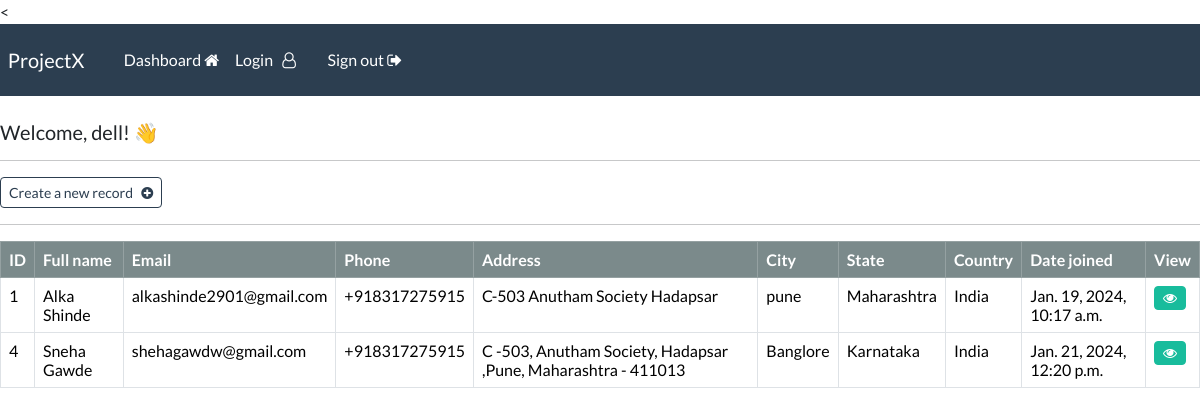
The page /dashboard (signed in) on the database its author committed.
### webapp/models.py (models this page shows, shortened)
class Record(models.Model):
    creation_date = models.DateTimeField(auto_now_add=True)
    first_name = models.CharField(max_length=100)
    last_name = models.CharField(max_length=100)
    email = models.CharField(max_length=255)
    phone = models.CharField(max_length=20)
    address = models.CharField(max_length=300)
    city = models.CharField(max_length=255)
    state = models.CharField(max_length=200)
    country = models.CharField(max_length=135)

### webapp/views.py (the view)
# urls.py: path('dashboard',views.dashboard, name="dashboard"),
@login_required (login_url="my-login")
def dashboard(request):
        my_records = Record.objects.all()
        context = {'records': my_records}
        return render(request,'webapp/dashboard.html' , context=context)

### webapp/templates/webapp/dashboard.html (shortened to what this page needs)
{% extends 'webapp/base.html' %}
{% block content %}
    <h5> Welcome, {{user}}! 👋 </h5>
    <hr>
    <a class="btn btn-outline-primary btn-sm" href="{% url 'create-record' %}">
        Create a new record &nbsp; <i class="fa fa-plus-circle" aria-hidden="true"></i>
    </a>
    <hr>
    <table class="table table-hover table-bordered">
        <thead class="table-dark">
            <tr>
                <th scope="col"> ID </th>
                <th scope="col"> Full name </th>
                <th scope="col"> Email </th>
                <th scope="col"> Phone </th>
                <th scope="col"> Address </th>
                <th scope="col"> City </th>
                <th scope="col"> State </th>
                <th scope="col"> Country </th>
                <th scope="col"> Date joined </th>
                <th scope="col"> View </th>
            </tr>
        </thead>
        <tbody>
        {% if records %}
            {% for record in records %}
            <tr>
                <td> {{record.id}} </td>
                <td> {{record.first_name}}  {{record.last_name}} </td>
                <td> {{record.email}} </td>
                <td> {{record.phone}} </td>
                <td> {{record.address}} </td>
                <td> {{record.city}} </td>
                <td> {{record.state}} </td>
                <td> {{record.country}} </td>
                <td> {{record.creation_date}} </td>
                <td> <a class="btn btn-success btn-sm" href="{% url 'record' record.id %}"> <i class="fa fa-eye" aria-hidden="true"></i> </a> </td>
            </tr>
            {% endfor %}
        {% endif %}
        </tbody>
    </table>
{% endblock %}

### webapp/templates/webapp/base.html (shortened to what this page needs)
{%load static%}
<<!DOCTYPE html>
<html>
    <head>
        <link rel="stylesheet" type ="text/css" href="https://bootswatch.com/5/flatly/bootstrap.min.css">
        <link rel="stylesheet" href="https://cdnjs.cloudflare.com/ajax/libs/font-awesome/4.7.0/css/font-awesome.min.css">
        <link rel="stylesheet" type ="text/css" href="{% static 'css/style.css' %}">
    </head>
    <body>
     {% include 'webapp/navbar.html'%}
<div class="contaier">
<br>
         {%block content%}
         {% endblock %}
</div>
    </body>
</html>

### webapp/templates/webapp/navbar.html (shortened to what this page needs)
<nav class="navbar navbar-expand-lg navbar-dark bg-primary justify-content-center">
  <a class="navbar-brand main-heading" href="{% url 'create-record' %}">
    &nbsp; ProjectX
  </a>
    <div class="collapse navbar-collapse text-center" id="navbarNavDropdown">
      <ul class="navbar-nav mr-auto">
        {% if user.is_authenticated %}
          <li class="nav-item">
            <a class="nav-link" href="{% url 'dashboard' %}"> Dashboard  <i class="fa fa-home" aria-hidden="true"></i> </a>
          </li>
<br>
          <li class="nav-item">
            <a class="nav-link" href="{% url 'my-login' %}">Login  &nbsp; <i class="fa fa-user-o" aria-hidden="true"></i></a>
          </li>
          <li class="nav-item">
            <a class="nav-link" href="{% url 'user-logout' %}">Sign out  <i class="fa fa-sign-out" aria-hidden="true"></i>   </a>
          </li>
      </ul>
      {% endif %}
    </div>
</nav>

### rows shown on the page
Record: id "1", first_name "Alka", last_name "Shinde", email "alkashinde2901@gmail.com", phone "+918317275915", address "C-503 Anutham Society Hadapsar", city "pune", state "Maharashtra", country "India", creation_date "Jan. 19, 2024, 10:17 a.m."
Record: id "4", first_name "Sneha", last_name "Gawde", email "shehagawdw@gmail.com", phone "+918317275915", address "C -503, Anutham Society, Hadapsar ,Pune, Maharashtra - 411013", city "Banglore", state "Karnataka", country "India", creation_date "Jan. 21, 2024, 12:20 p.m."

### other values the page prints
{{ user }} "dell"
